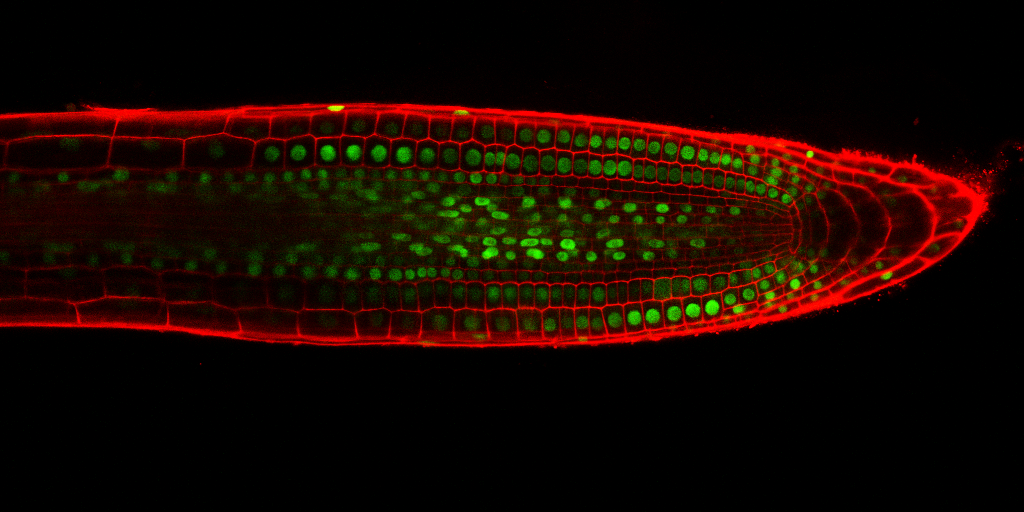
%> input picture StackNinja1.bmp, 1024 x 512 px
$ octave CellCounterNew.m   (GNU Octave 9; MATLAB toolbox functions it lacks are replaced by stand-ins)
%> lines starting %> are read from the running program, lines starting %| are printed output that depends on the picture; in (x1, y1, x2, y2) boxes, pixels count from 0 and x2, y2 are one past the last pixel; in counts of white or black regions, pixels touching at a corner belong together; the program's own positions count from 1; long printed decimals are rounded
% Clearing Workspace
clear;
clc;

% Read Image
im1 = imread("StackNinja1.bmp");
%> im1 is the input picture: size 512x1024x3 uint8; mean R, G, B 24.8, 7.4, 0
imshow(im1);
title('Input Image');
pause(5);

% Contrast Adjustment
im_contrast = imadjust(im1,stretchlim(im1));
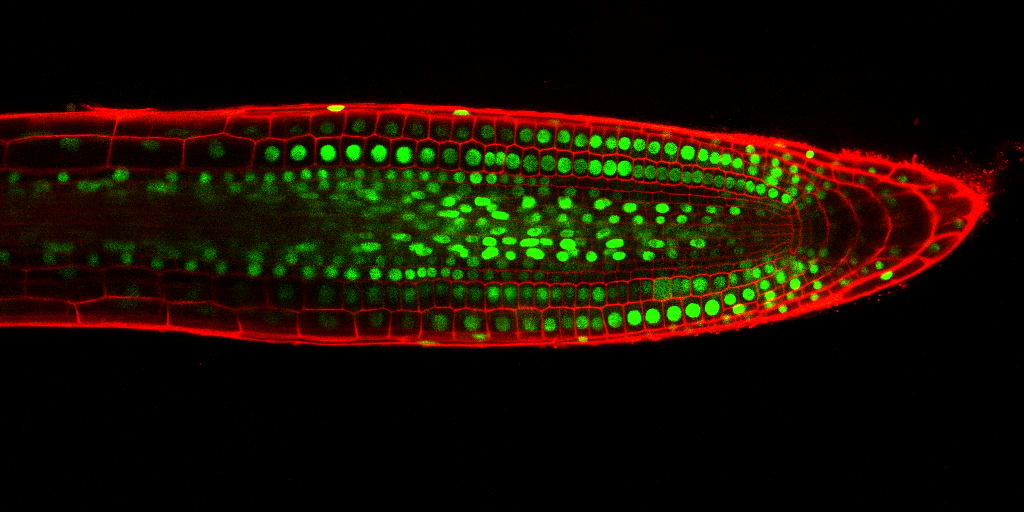
%> im_contrast: size 512x1024x3 uint8; mean R, G, B 25.6, 14.8, 0
imshow(im_contrast)
title('Contrast Stretching');
pause(5);

% Grab green cann
green = im_contrast(:,:,2);
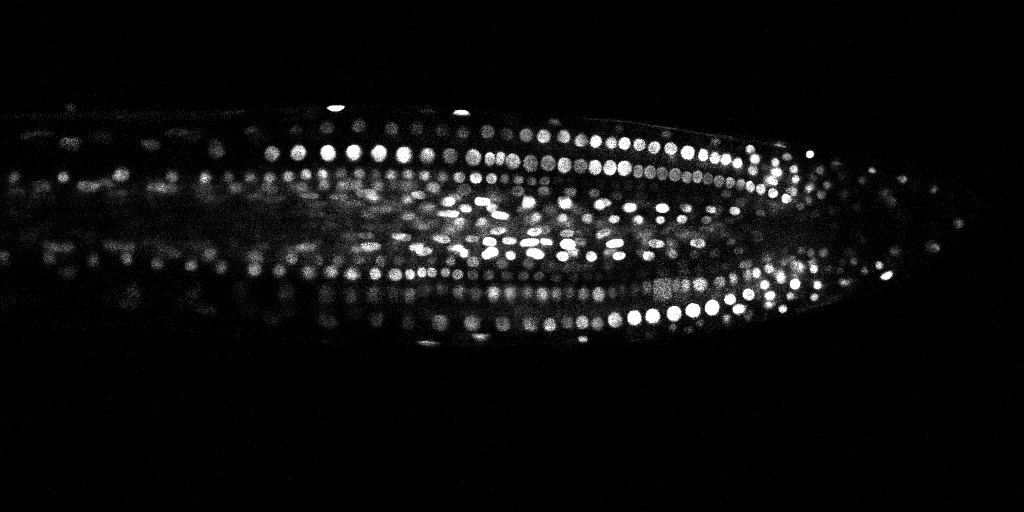
%> green: size 512x1024 uint8; min 0, max 255, mean 14.8
imshow(green);
title('Extract Green');
pause(5);

% Clear Border
im_clear = imclearborder(green);
imshow(im_clear);
title('Clear Border');
pause(5);

% Bilateral Filter
im_bi = imbilatfilt(im_clear);
imshow(im_bi);
title('Image after Bilateral Filter');
pause(5);

% Sharpening Filter
im_sharp2 = imsharpen(im_bi);
imshow(im_sharp2);
title('Image after Sharpening');
pause(5);

% Wiener Filter
im_wiener = wiener2(im_sharp2, [5 5]);
imshow(im_wiener);
title('Image after Wiener Filter');
pause(5);

% Edge detection
im_edge = edge(im_wiener, "Canny");
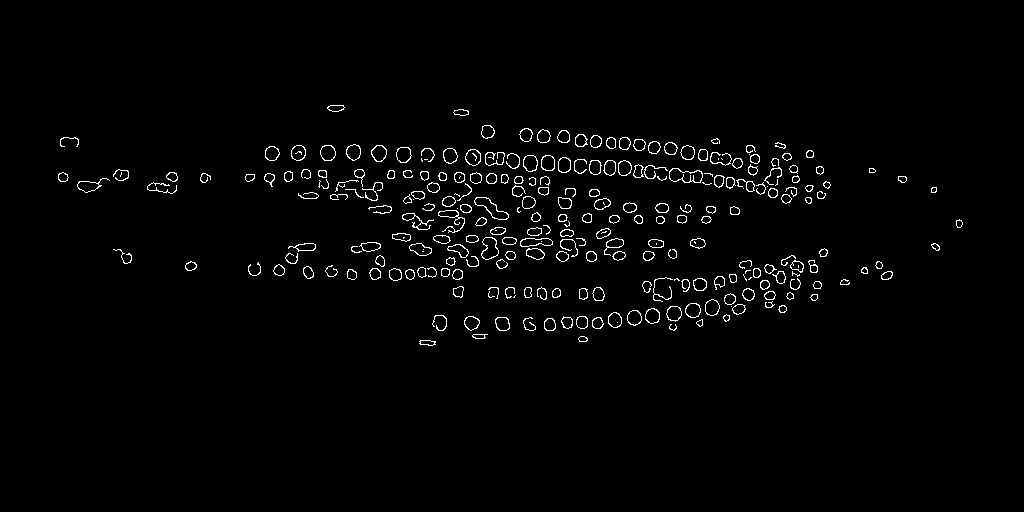
%> im_edge: size 512x1024 logical; 1.8% white in thin lines or dots, all inside (x1, y1, x2, y2) = (58, 105, 963, 346)
imshow(im_edge);
title('Canny Edge Detection');
pause(5);

% Get rid of small holes
im_shole = bwareaopen(im_edge, 15);
imshow(im_shole);
title("Get rid of small holes");
pause(5);


% Fill Holes
SE = strel('disk', 2);
im_fill = imfill(im_shole, 'holes');
%> im_fill: size 512x1024 logical; 4.2% white; 233 white regions (3 under 20 px), largest, box (x1, y1, x2, y2) and area: (669, 168, 703, 183) 385, (474, 197, 509, 220) 355, (481, 237, 499, 260) 301
imshow(im_fill);
title("Fills Up Existing Holes");
pause(5);

% Erosion
im_erode = imerode( im_fill , SE );
%> im_erode: size 512x1024 logical; 1.7% white; 172 white regions (31 under 20 px), largest, box (x1, y1, x2, y2) and area: (671, 170, 701, 181) 227, (476, 199, 507, 218) 195, (483, 239, 497, 258) 181
imshow(im_erode);
title("Erosion to Separate");
pause(5);

% Dilation
im_dilation = imdilate(im_erode, SE);
%> im_dilation: size 512x1024 logical; 3.6% white; 172 white regions, largest, box (x1, y1, x2, y2) and area: (669, 168, 703, 183) 383, (474, 197, 509, 220) 349, (481, 237, 499, 260) 295
imshow(im_dilation);
title("Dilation");
pause(5);

% Separate nuclei with Watershed
D = -bwdist(~im_dilation);

mask = imextendedmin(D,2);
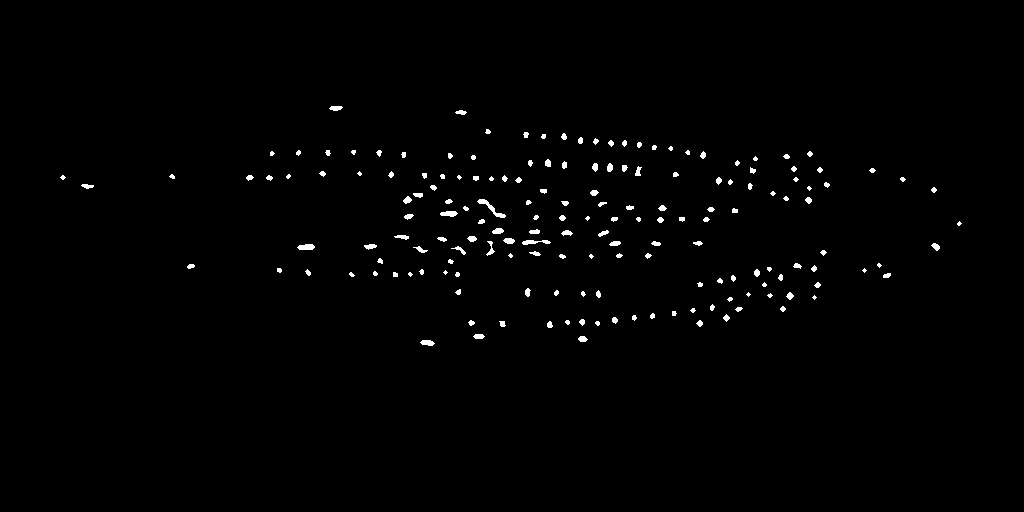
%> mask: size 512x1024 logical; 0.96% white; 172 white regions (34 under 20 px), largest, box (x1, y1, x2, y2) and area: (477, 199, 506, 218) 134, (522, 240, 551, 245) 89, (297, 244, 315, 250) 88

D2 = imimposemin(D,mask);
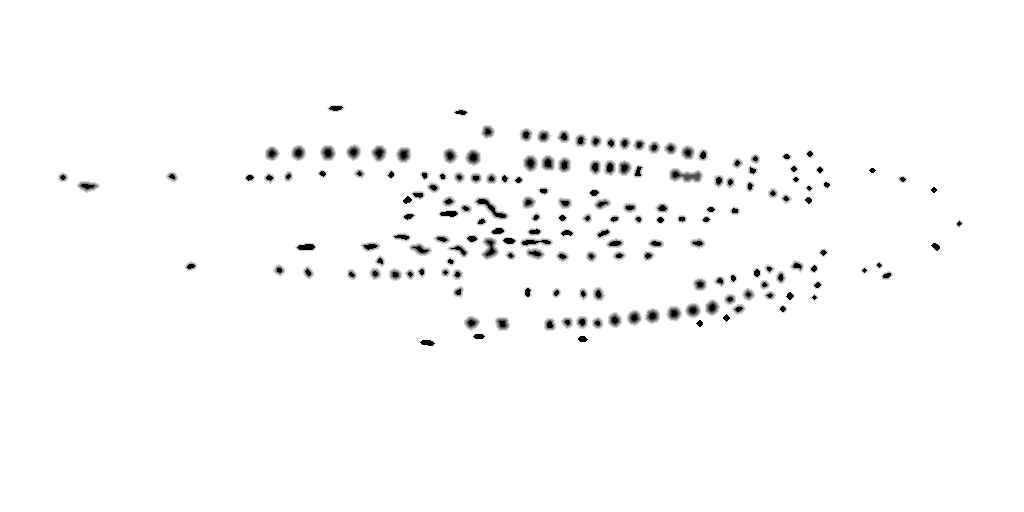
%> D2: size 512x1024 single; 0.96% of the values are NaN or infinite; the others: min -5.82, max 0.008, mean -0.0423; drawn with min black, max white, NaN and infinite black
Ld2 = watershed(D2);
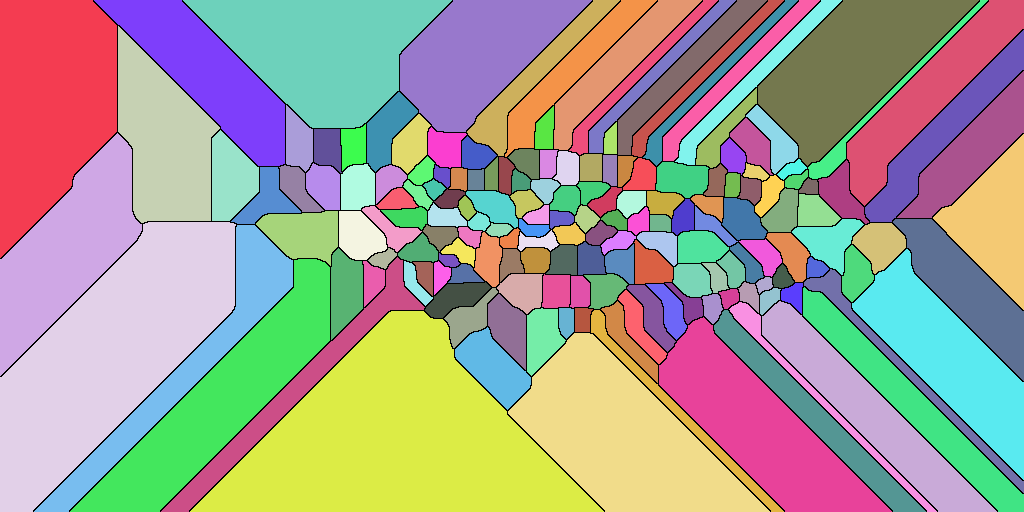
%> Ld2: size 512x1024 uint8; 173 distinct labels, from 0 to 172; one colour per label, 0 black
im_dilation(Ld2 == 0) = 0;
imshow(im_dilation);
title("Separating Connected Objects");
pause(5);

% Count cells
CC = bwconncomp(im_dilation);
%> CC = 172 connected components
num_obj=CC.NumObjects;
%> num_obj = 172
disp("Number of Nuclei: " + num_obj + newline);
%| Number of Nuclei: 172

% Visualisation
perim_img = bwperim(im_dilation);
im_overlay = imoverlay(im1, perim_img);
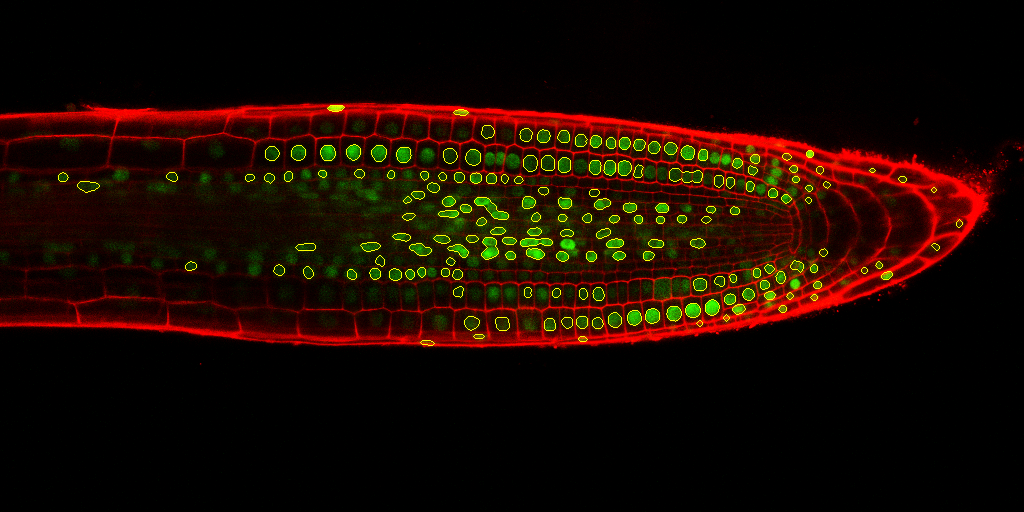
%> im_overlay: size 512x1024x3 uint8; mean R, G, B 26.9, 9.4, 0
imshow(im_overlay);
title("Detected Cells | Number of Cells: " + num_obj);
imwrite(im_overlay, 'final3.png');

% Calculate Area
Area = regionprops(CC, 'Area');
%> Area = 172 regions; largest, Area: 383, 349, 295, 236, 215
mean_Area = mean([Area.Area]);
%> mean_Area = 108.3
sd_Area = std([Area.Area]);
%> sd_Area = 57.63
disp("Average Area of Nuclei: " + mean_Area);
%| Average Area of Nuclei: 108.3081
disp("Standard Deviation of Area of Nuclei: " + sd_Area + newline);
%| Standard Deviation of Area of Nuclei: 57.6316

% Calculate Perimeter
Perimeter = regionprops(CC, 'Perimeter');
%> Perimeter = 172 regions; first 5, Perimeter: 29.32, 52.15, 31.28, 31.28, 25.46
mean_Perimeter = mean([Perimeter.Perimeter]);
%> mean_Perimeter = 34.18
sd_Perimeter = std([Perimeter.Perimeter]);
%> sd_Perimeter = 11.21
disp("Average Perimeter of Nuclei: " + mean_Perimeter);
%| Average Perimeter of Nuclei: 34.1838
disp("Standard Deviation of Perimeter of Nuclei: " + sd_Perimeter + newline);
%| Standard Deviation of Perimeter of Nuclei: 11.2083

% Calculate Eccentricity (Closer to 0, the more round)
Eccentricity = regionprops(CC, 'Eccentricity');
%> Eccentricity = 172 regions; first 5, Eccentricity: 0.368, 0.864, 0.624, 0.654, 0.64
mean_Eccentricity = mean([Eccentricity.Eccentricity]);
%> mean_Eccentricity = 0.526
sd_Eccentricity = std([Eccentricity.Eccentricity]);
%> sd_Eccentricity = 0.212
disp("Average Eccentricity of Nuclei: " + mean_Eccentricity);
%| Average Eccentricity of Nuclei: 0.5258
disp("Standard Eccentricity of Nuclei: " + sd_Eccentricity + newline);
%| Standard Eccentricity of Nuclei: 0.2122

% Calculate Brightness
Brightness = regionprops(CC, im_wiener, 'MinIntensity');
%> Brightness = 172 items; first 5, MinIntensity: 49, 32, 28, 8, 44
mean_Brightness = mean([Brightness.MinIntensity]);
%> mean_Brightness = 34.24
sd_Brightness = std(double([Brightness.MinIntensity]));
%> sd_Brightness = 24.86
disp("Average Brightness of Nuclei: " + mean_Brightness);
%| Average Brightness of Nuclei: 34.2384
disp("Standard Deviation of Brightness of Nuclei: " + sd_Brightness);
%| Standard Deviation of Brightness of Nuclei: 24.8647

$ run again, with StackNinja2.bmp copied over StackNinja1.bmp
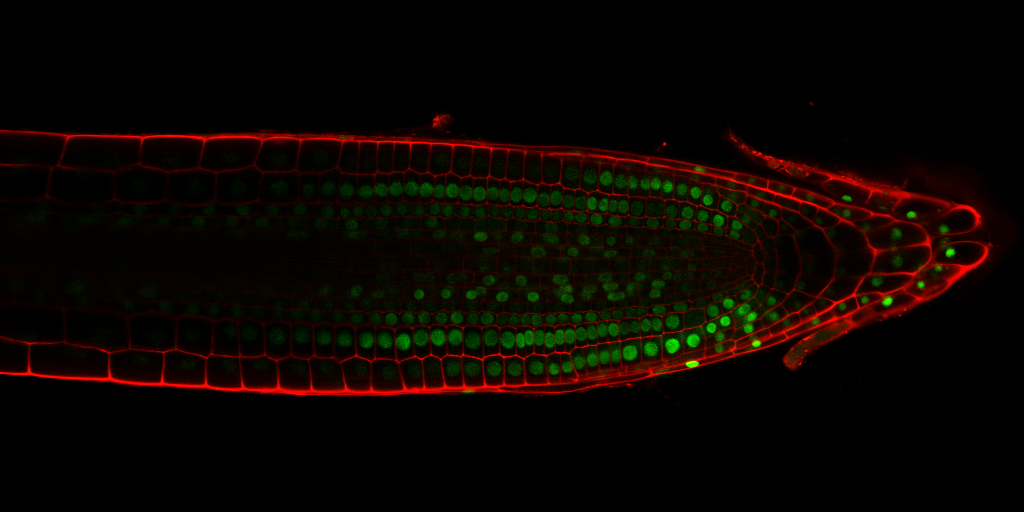
%> input picture StackNinja2.bmp, 1024 x 512 px
%> im1 is the input picture: size 512x1024x3 uint8; mean R, G, B 11.4, 4.9, 0
%> im_edge: size 512x1024 logical; 1.8% white in thin lines or dots, all inside (x1, y1, x2, y2) = (269, 135, 956, 394)
%> im_fill: size 512x1024 logical; 4% white; 206 white regions (9 under 20 px), largest, box (x1, y1, x2, y2) and area: (664, 330, 701, 354) 429, (734, 303, 758, 334) 422, (473, 186, 510, 202) 414
%> im_erode: size 512x1024 logical; 1.6% white; 161 white regions (30 under 20 px), largest, box (x1, y1, x2, y2) and area: (736, 305, 756, 332) 264, (642, 320, 660, 330) 139, (666, 339, 679, 352) 133
%> im_dilation: size 512x1024 logical; 3.3% white; 160 white regions, largest, box (x1, y1, x2, y2) and area: (734, 303, 758, 334) 414, (487, 187, 510, 202) 243, (640, 318, 662, 332) 243
%> mask: size 512x1024 logical; 0.82% white; 160 white regions (24 under 20 px), largest, box (x1, y1, x2, y2) and area: (739, 308, 753, 329) 86, (644, 321, 659, 329) 64, (492, 190, 505, 199) 58
%> `Ld2 = watershed(D2);`:
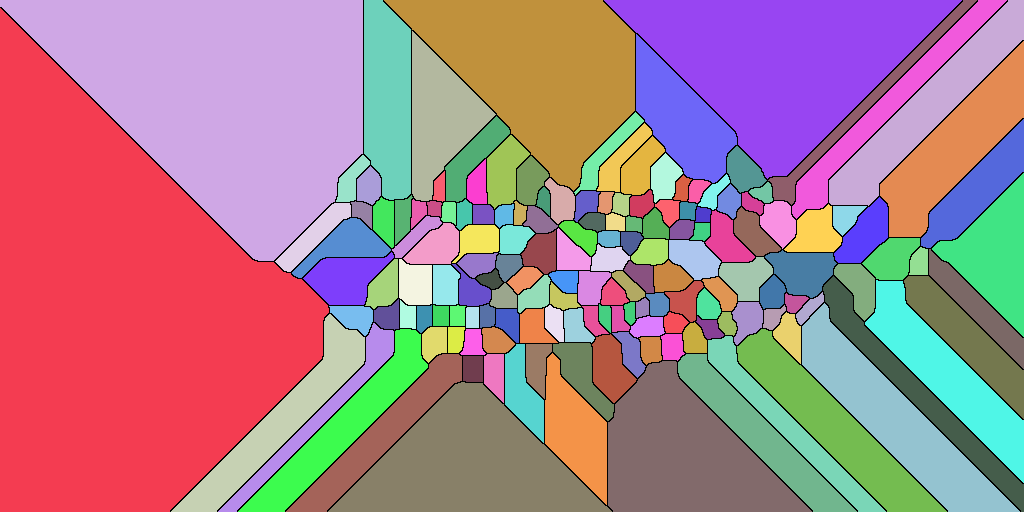
%> Ld2: size 512x1024 uint8; 161 distinct labels, from 0 to 160; one colour per label, 0 black
%> CC = 160 connected components
%> num_obj = 160
%| Number of Nuclei: 160
%> perim_img: size 512x1024 logical; 0.92% white in thin lines or dots, all inside (x1, y1, x2, y2) = (294, 162, 956, 394)
%> `im_overlay = imoverlay(im1, perim_img);`:
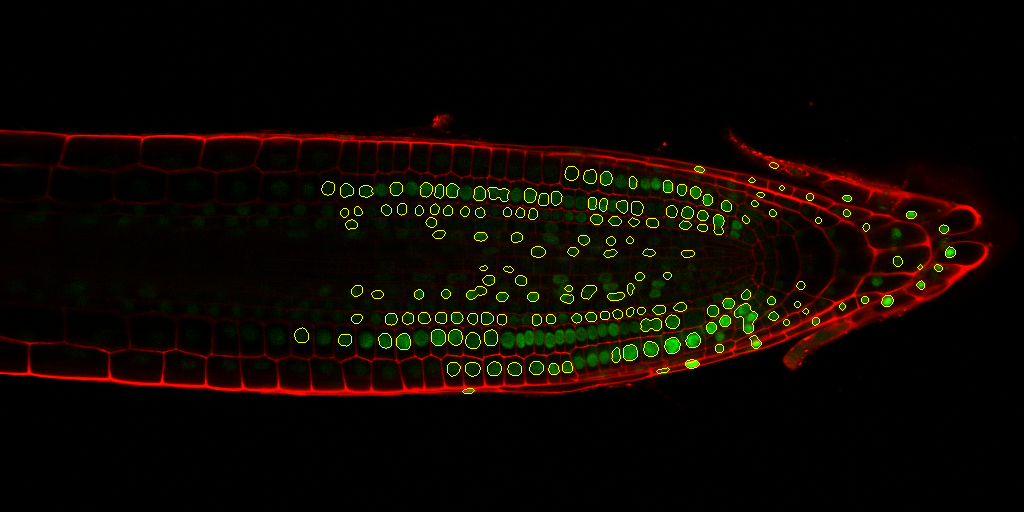
%> im_overlay: size 512x1024x3 uint8; mean R, G, B 13.6, 6.9, 0
%> Area = 160 regions; largest, Area: 414, 243, 243, 219, 216
%> mean_Area = 109
%> sd_Area = 54.07
%| Average Area of Nuclei: 108.95
%| Standard Deviation of Area of Nuclei: 54.0668
%> Perimeter = 160 regions; first 5, Perimeter: 45.78, 42.24, 40.71, 42.78, 26.5
%> mean_Perimeter = 33.94
%> sd_Perimeter = 9.8
%| Average Perimeter of Nuclei: 33.9404
%| Standard Deviation of Perimeter of Nuclei: 9.8031
%> Eccentricity = 160 regions; first 5, Eccentricity: 0.349, 0.424, 0.477, 0.242, 0.449
%> mean_Eccentricity = 0.488
%> sd_Eccentricity = 0.209
%| Average Eccentricity of Nuclei: 0.4877
%| Standard Eccentricity of Nuclei: 0.2087
%> Brightness = 160 items; first 5, MinIntensity: 33, 19, 36, 37, 13
%> mean_Brightness = 38.25
%> sd_Brightness = 24.34
%| Average Brightness of Nuclei: 38.25
%| Standard Deviation of Brightness of Nuclei: 24.3406

$ run again, with StackNinja3.bmp copied over StackNinja1.bmp
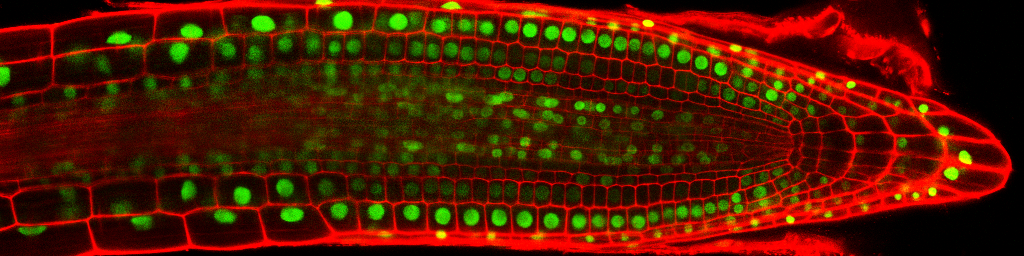
%> input picture StackNinja3.bmp, 1024 x 256 px
%> im1 is the input picture: size 256x1024x3 uint8; mean R, G, B 80.4, 25.1, 0
%> im_edge: size 256x1024 logical; 3% white in thin lines or dots
%> im_shole: size 256x1024 logical; 3% white in thin lines or dots
%> im_fill: size 256x1024 logical; 7.8% white; 179 white regions, largest, box (x1, y1, x2, y2) and area: (251, 15, 276, 32) 341, (333, 11, 353, 30) 326, (169, 42, 189, 63) 308
%> im_erode: size 256x1024 logical; 3.5% white; 153 white regions (28 under 20 px), largest, box (x1, y1, x2, y2) and area: (253, 17, 274, 30) 225, (335, 13, 351, 28) 216, (171, 44, 187, 61) 202
%> im_dilation: size 256x1024 logical; 6.9% white; 153 white regions, largest, box (x1, y1, x2, y2) and area: (251, 15, 276, 32) 339, (333, 11, 353, 30) 324, (169, 42, 189, 63) 306
%> mask: size 256x1024 logical; 1.5% white; 153 white regions (34 under 20 px), largest, box (x1, y1, x2, y2) and area: (20, 227, 44, 234) 91, (285, 212, 299, 218) 72, (544, 112, 561, 122) 65
%> `Ld2 = watershed(D2);`:
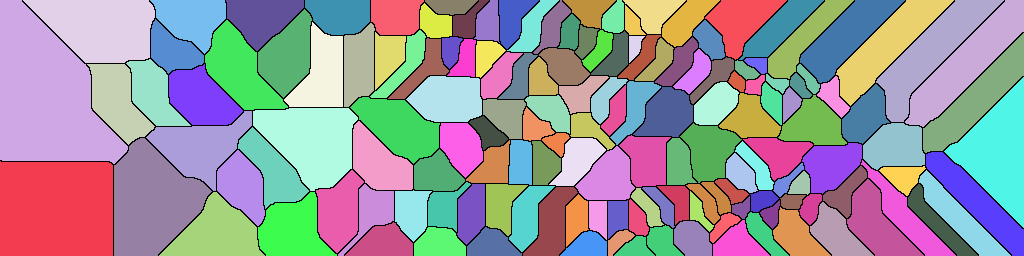
%> Ld2: size 256x1024 uint8; 154 distinct labels, from 0 to 153; one colour per label, 0 black
%> CC = 153 connected components
%> num_obj = 153
%| Number of Nuclei: 153
%> perim_img: size 256x1024 logical; 1.8% white in thin lines or dots
%> `im_overlay = imoverlay(im1, perim_img);`:
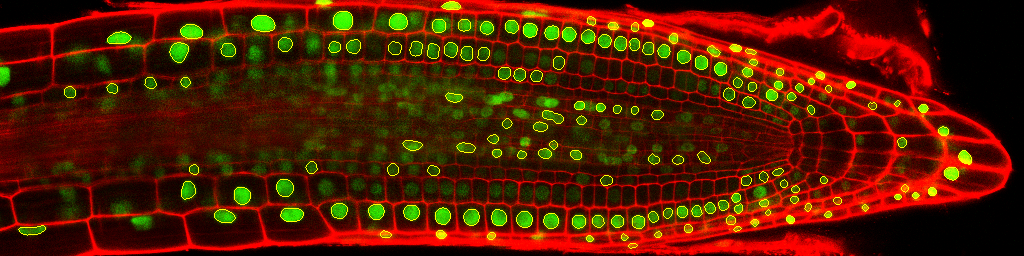
%> im_overlay: size 256x1024x3 uint8; mean R, G, B 83.6, 27.9, 0
%> Area = 153 regions; largest, Area: 339, 324, 306, 279, 277
%> mean_Area = 118.1
%> sd_Area = 66.45
%| Average Area of Nuclei: 118.0719
%| Standard Deviation of Area of Nuclei: 66.4475
%> Perimeter = 153 regions; first 5, Perimeter: 61.28, 35.56, 32.87, 57.66, 36.05
%> mean_Perimeter = 34.89
%> sd_Perimeter = 10.92
%| Average Perimeter of Nuclei: 34.8916
%| Standard Deviation of Perimeter of Nuclei: 10.9197
%> Eccentricity = 153 regions; first 5, Eccentricity: 0.948, 0.414, 0.479, 0.857, 0.485
%> mean_Eccentricity = 0.484
%> sd_Eccentricity = 0.184
%| Average Eccentricity of Nuclei: 0.4842
%| Standard Eccentricity of Nuclei: 0.1836
%> Brightness = 153 items; first 5, MinIntensity: 13, 31, 39, 4, 31
%> mean_Brightness = 41.75
%> sd_Brightness = 23.74
%| Average Brightness of Nuclei: 41.7516
%| Standard Deviation of Brightness of Nuclei: 23.7391
